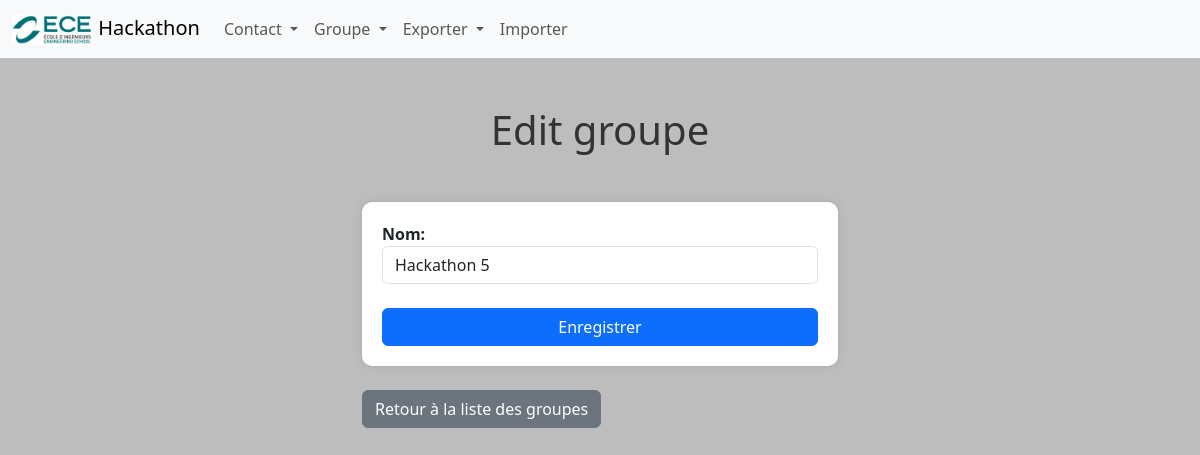
The app's page /groupes/1/edit, older data.
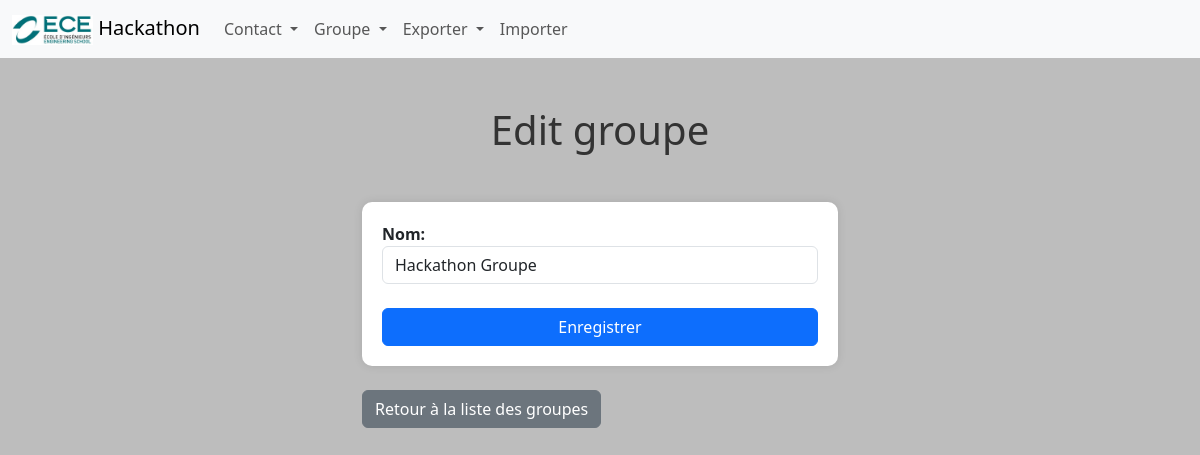
The same page, newer data.
### tables this page shows
CREATE TABLE Groupe (
    id_groupe     INTEGER PRIMARY KEY AUTOINCREMENT,
    nom_de_groupe VARCHAR(50) NOT NULL,
    created_date  DATETIME NOT NULL,
    updated_date  DATETIME NOT NULL,
	id_user INTEGER NOT NULL,
	FOREIGN KEY (id_user) REFERENCES User(id_user)
);

### main.py (the view, shortened to what this page needs)
@app.route("/groupes/<int:groupeId>/edit", methods=['GET', 'POST'])
def edit_groupe(groupeId):
    query = "SELECT * FROM Groupe WHERE id_groupe = ?"
    values = (groupeId,)
    groupe = recup_bdd(query, values, True)
    if request.method == 'GET':
        if groupe:
            return render_template('groupeEdit.html', groupe=groupe)

### function.py (called while the page is built)
def connect_db():
    return sqlite3.connect('hackathon_bdd.sqlite')

def recup_bdd(query: str, values=None, doOne: bool = False):
    connection = connect_db()
    cursor = connection.cursor()
    if values:
        cursor.execute(query, values)
    else:
        cursor.execute(query)
    if doOne:
        result = cursor.fetchone()
    else:
        result = cursor.fetchall()
    connection.close()
    return result

### templates/groupeEdit.html (shortened to what this page needs)
{% extends "layout/base.html" %}
{% block content %}
    {% include 'layout/navbar.html' %}
    <h1 class="m-5">Edit groupe</h1>
    <div class="container mt-5 mb-5">
        <form method="POST" action="{{ url_for('edit_groupe', groupeId=groupe[0]) }}">
            <label for="nom">Nom:</label>
            <input type="text" class="form-control" name="nom" value="{{ groupe[1] }}" required><br>
            <button type="submit" class="btn btn-primary">Enregistrer</button>
        </form>
        <br>
        <a href="{{ url_for('liste_groupes') }}" class="btn btn-secondary">Retour à la liste des groupes</a>
    </div>
{% endblock %}

Row changes from the older to the newer data that the page shows:
changed Groupe: nom "Hackathon 5" → "Hackathon Groupe"
